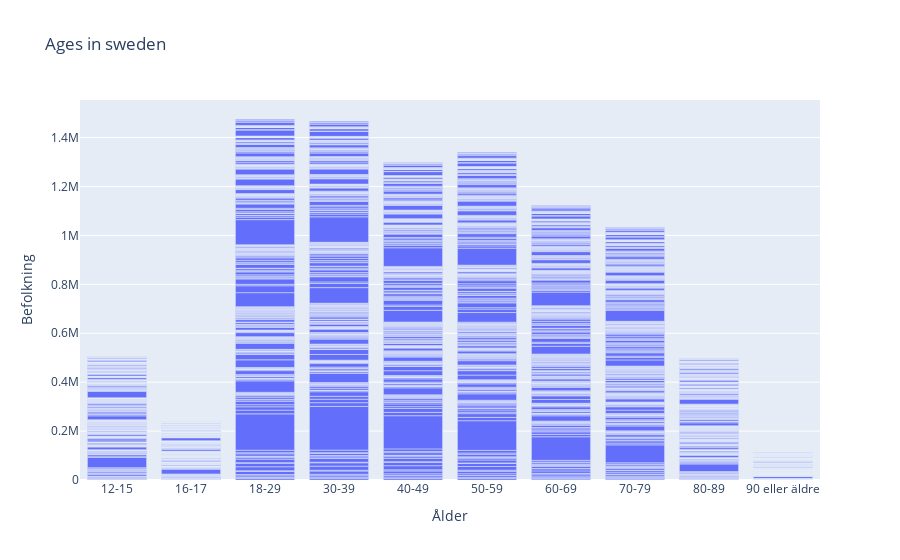

Notebook code cell kept with this figure:
### Markdown cell above
### Exercise 2e) Rita ett diagram som visar på åldersfördelningen av Sveriges befolkning.

### Code cell
age_in_sweden = px.bar(covid19_data_vaccine, y="Befolkning", x="Ålder", title="Ages in sweden")
age_in_sweden.show()

### Figure 1 — Plotly figure (JSON) as saved in the notebook; plotly's stock layout.template omitted (floating-point values rounded to 4 significant figures; data arrays with more than 128 entries replaced by an {"elided": "..."} marker saying what was removed)
{"data": [{"alignmentgroup": "True", "hovertemplate": "Ålder=%{x}<br>Befolkning=%{y}<extra></extra>", "legendgroup": "", "marker": {"color": "#636efa", "pattern": {"shape": ""}}, "name": "", "offsetgroup": "", "orientation": "v", "showlegend": false, "textposition": "auto", "type": "bar", "x": {"elided": "2900 str values"}, "xaxis": "x", "y": {"elided": "2900 int values"}, "yaxis": "y"}], "layout": {"barmode": "relative", "legend": {"tracegroupgap": 0}, "title": {"text": "Ages in sweden"}, "xaxis": {"anchor": "y", "domain": [0, 1], "title": {"text": "Ålder"}}, "yaxis": {"anchor": "x", "domain": [0, 1], "title": {"text": "Befolkning"}}}}
